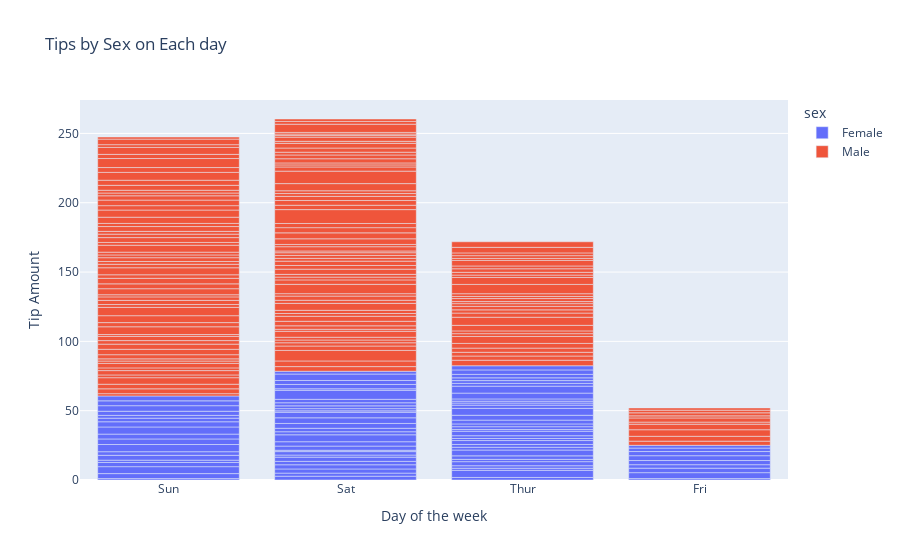

Notebook source saved alongside this figure:
### Code cell
#Stacked Graph
px.bar(data_tips, x = 'day', y ='tip',
      color = 'sex',
      title = 'Tips by Sex on Each day',
      labels = {'tip':'Tip Amount', 'day':'Day of the week'})

### Figure 1 — Plotly figure (JSON) as saved in the notebook; plotly's stock layout.template omitted (floating-point values rounded to 4 significant figures; data arrays with more than 128 entries replaced by an {"elided": "..."} marker saying what was removed)
{"data": [{"alignmentgroup": "True", "hovertemplate": "sex=Female<br>Day of the week=%{x}<br>Tip Amount=%{y}<extra></extra>", "legendgroup": "Female", "marker": {"color": "#636efa", "pattern": {"shape": ""}}, "name": "Female", "offsetgroup": "Female", "orientation": "v", "showlegend": true, "textposition": "auto", "type": "bar", "x": ["Sun", "Sun", "Sun", "Sun", "Sun", "Sun", "Sat", "Sat", "Sat", "Sat", "Sat", "Sat", "Sun", "Sun", "Sat", "Sat", "Sat", "Sat", "Sat", "Sat", "Sat", "Thur", "Thur", "Fri", "Fri", "Fri", "Fri", "Fri", "Sat", "Sat", "Sat", "Sat", "Sat", "Sun", "Sun", "Thur", "Thur", "Thur", "Thur", "Thur", "Thur", "Thur", "Thur", "Thur", "Thur", "Thur", "Thur", "Thur", "Thur", "Thur", "Thur", "Thur", "Thur", "Thur", "Thur", "Thur", "Thur", "Sun", "Sun", "Sun", "Sun", "Sun", "Sat", "Sat", "Sun", "Sun", "Sun", "Thur", "Thur", "Thur", "Thur", "Thur", "Thur", "Thur", "Sat", "Sat", "Sat", "Sat", "Sat", "Fri", "Fri", "Fri", "Fri", "Sat", "Sat", "Sat", "Thur"], "xaxis": "x", "y": [1.01, 3.61, 5, 3.02, 1.67, 3.5, 2.75, 2.23, 3, 3, 2.45, 3.07, 2.6, 5.2, 1.5, 2.47, 1, 3, 3.14, 5, 2.2, 1.83, 5.17, 1, 4.3, 3.25, 2.5, 3, 2.5, 3.48, 4.08, 4, 1, 4, 3.5, 1.5, 1.8, 2.92, 1.68, 2.52, 4.2, 2, 2, 2.83, 1.5, 2, 3.25, 1.25, 2, 2, 2.75, 3.5, 5, 2.3, 1.5, 1.36, 1.63, 5.14, 3.75, 2.61, 2, 3, 1.61, 2, 4, 3.5, 3.5, 4.19, 5, 2, 2.01, 2, 2.5, 3.23, 2.23, 2.5, 6.5, 1.1, 3.09, 3.48, 3, 2.5, 2, 2.88, 4.67, 2, 3], "yaxis": "y"}, {"alignmentgroup": "True", "hovertemplate": "sex=Male<br>Day of the week=%{x}<br>Tip Amount=%{y}<extra></extra>", "legendgroup": "Male", "marker": {"color": "#EF553B", "pattern": {"shape": ""}}, "name": "Male", "offsetgroup": "Male", "orientation": "v", "showlegend": true, "textposition": "auto", "type": "bar", "x": {"elided": "157 str values"}, "xaxis": "x", "y": {"elided": "157 float values"}, "yaxis": "y"}], "layout": {"barmode": "relative", "legend": {"title": {"text": "sex"}, "tracegroupgap": 0}, "title": {"text": "Tips by Sex on Each day"}, "xaxis": {"anchor": "y", "domain": [0, 1], "title": {"text": "Day of the week"}}, "yaxis": {"anchor": "x", "domain": [0, 1], "title": {"text": "Tip Amount"}}}}
